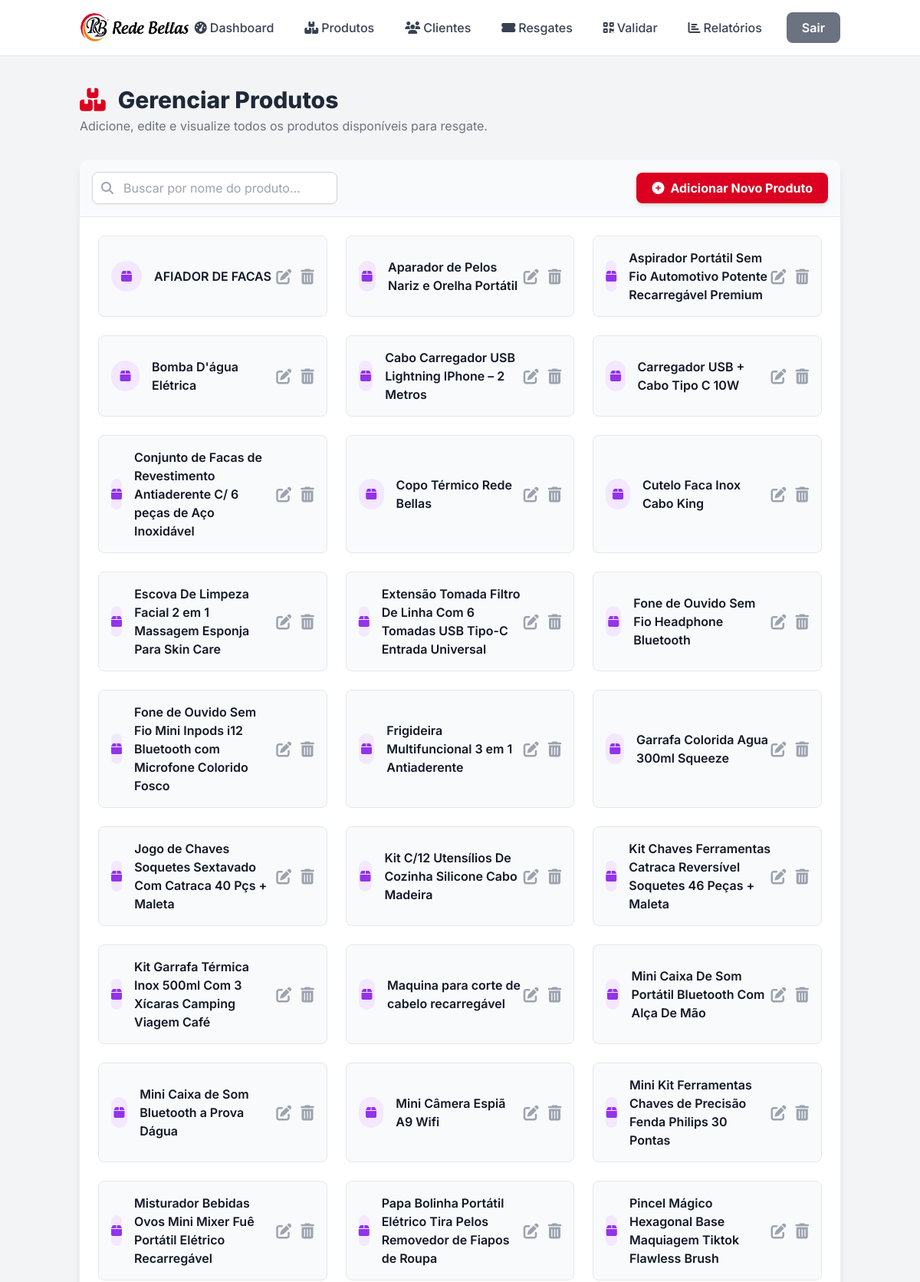
Screenshot of /products/ (signed in, upper part) with the database file from the repository.
### core/models.py (models this page shows, shortened)
class Produto(models.Model):
    nome = models.CharField(max_length=200)
    descricao = models.TextField(blank=True, null=True)
    pontos_necessarios = models.IntegerField(default=0)
    estoque = models.IntegerField(default=0)
    ativo = models.BooleanField(default=True)
    data_criacao = models.DateTimeField(auto_now_add=True)
    data_atualizacao = models.DateTimeField(auto_now=True)
    class Meta:
        verbose_name = "Produto"
        verbose_name_plural = "Produtos"
        ordering = ["nome"]

### core/views.py (the view)
# urls.py: path("products/", views.product_list, name="products_list"),
@login_required
def product_list(request):
    products = Produto.objects.all().order_by("nome")
    context = {"products": products}
    return render(request, "products/product_list.html", context)

### core/templates/products/product_list.html (shortened to what this page needs)
{% load static %}
{% load widget_tweaks %}
<!DOCTYPE html>
<html lang="pt-br">
<head>
    <link rel="stylesheet" href="{% static 'css/output.css' %}">
    <link rel="stylesheet" href="https://cdnjs.cloudflare.com/ajax/libs/font-awesome/6.5.1/css/all.min.css">
</head>
<body class="bg-gray-100">
    {% include 'partials/_navbar.html' %}
    <main class="container mx-auto px-4 py-10">
        <header class="mb-8 fade-in">
            <h1 class="text-3xl font-extrabold text-gray-800 flex items-center">
                <i class="fas fa-boxes-stacked text-[#DB0020] mr-4"></i>
                Gerenciar Produtos
            </h1>
            <p class="text-gray-500 mt-1">Adicione, edite e visualize todos os produtos disponíveis para resgate.</p>
        </header>
        <div class="bg-white rounded-xl shadow-lg overflow-hidden fade-in" style="animation-delay: 0.2s;">
            <div class="p-4 bg-gray-50 border-b border-gray-200 flex flex-wrap justify-between items-center gap-4">
                <div class="relative w-full md:w-1/3">
                    <span class="absolute inset-y-0 left-0 flex items-center pl-3">
                        <i class="fas fa-search text-gray-400"></i>
                    </span>
                    <input type="search" id="productSearch" placeholder="Buscar por nome do produto..." class="block w-full pl-10 pr-4 py-2 border border-gray-300 rounded-lg shadow-sm focus:ring-indigo-500 focus:border-indigo-500">
                </div>
                <a href="{% url 'product_create' %}" class="bg-[#DB0020] hover:bg-red-700 text-white font-bold py-2 px-5 rounded-lg shadow-md transition duration-300 transform hover:scale-105 flex items-center">
                    <i class="fas fa-plus-circle mr-2"></i> Adicionar Novo Produto
                </a>
            </div>
            {% if products %}
                <div id="productListContainer" class="grid grid-cols-1 md:grid-cols-2 lg:grid-cols-3 gap-6 p-6">
                    {% for product in products %}
                        <div class="bg-gray-50 border border-gray-200 rounded-lg p-4 flex justify-between items-center transition-all duration-300 hover:shadow-xl hover:border-indigo-300 product-card">
                            <div class="flex items-center">
                                <div class="bg-purple-100 text-purple-600 rounded-full h-10 w-10 flex items-center justify-center mr-4">
                                    <i class="fas fa-box"></i>
                                </div>
                                <p class="text-gray-900 font-semibold product-name">{{ product.nome }}</p>
                            </div>
                            <div class="flex items-center space-x-3">
                                <a href="{% url 'product_update' pk=product.pk %}" title="Editar Produto" class="text-gray-400 hover:text-indigo-600 transition duration-300">
                                    <i class="fas fa-pen-to-square fa-lg"></i>
                                </a>
                                <a href="{% url 'product_delete' pk=product.pk %}" title="Excluir Produto" class="text-gray-400 hover:text-red-500 transition duration-300">
                                    <i class="fas fa-trash-alt fa-lg"></i>
                                </a>
                            </div>
                        </div>
                    {% endfor %}
                </div>
            {% endif %}
        </div>
    </main>
</body>
</html>

### core/templates/products/product_list.html (style rules this page uses)
body { font-family: 'Inter', sans-serif; }
.fade-in { animation: fadeIn 0.5s ease-out forwards; }

### rows the page displays
Produto: nome "AFIADOR DE FACAS"
Produto: nome "Aparador de Pelos Nariz e Orelha Portátil"
Produto: nome "Aspirador Portátil Sem Fio Automotivo Potente Recarregável Premium"
Produto: nome "Bomba D'água Elétrica"
Produto: nome "Cabo Carregador USB Lightning IPhone – 2 Metros"
Produto: nome "Carregador USB + Cabo Tipo C 10W"
Produto: nome "Conjunto de Facas de Revestimento Antiaderente C/ 6 peças de Aço Inoxidável"
Produto: nome "Copo Térmico Rede Bellas"
Produto: nome "Cutelo Faca Inox Cabo King"
Produto: nome "Escova De Limpeza Facial 2 em 1 Massagem Esponja Para Skin Care"
Produto: nome "Extensão Tomada Filtro De Linha Com 6 Tomadas USB Tipo-C Entrada Universal"
Produto: nome "Fone de Ouvido Sem Fio Headphone Bluetooth"
Produto: nome "Fone de Ouvido Sem Fio Mini Inpods i12 Bluetooth com Microfone Colorido Fosco"
Produto: nome "Frigideira Multifuncional 3 em 1 Antiaderente"
Produto: nome "Garrafa Colorida Agua 300ml Squeeze"
Produto: nome "Jogo de Chaves Soquetes Sextavado Com Catraca 40 Pçs + Maleta"
Produto: nome "Kit C/12 Utensílios De Cozinha Silicone Cabo Madeira"
Produto: nome "Kit Chaves Ferramentas Catraca Reversível Soquetes 46 Peças + Maleta"
Produto: nome "Kit Garrafa Térmica Inox 500ml Com 3 Xícaras Camping Viagem Café"
Produto: nome "Maquina para corte de cabelo recarregável"
Produto: nome "Mini Caixa De Som Portátil Bluetooth Com Alça De Mão"
Produto: nome "Mini Caixa de Som Bluetooth a Prova Dágua"
Produto: nome "Mini Câmera Espiã A9 Wifi"
Produto: nome "Mini Kit Ferramentas Chaves de Precisão Fenda Philips 30 Pontas"
Produto: nome "Misturador Bebidas Ovos Mini Mixer Fuê Portátil Elétrico Recarregável"
Produto: nome "Papa Bolinha Portátil Elétrico Tira Pelos Removedor de Fiapos de Roupa"
Produto: nome "Pincel Mágico Hexagonal Base Maquiagem Tiktok Flawless Brush"
